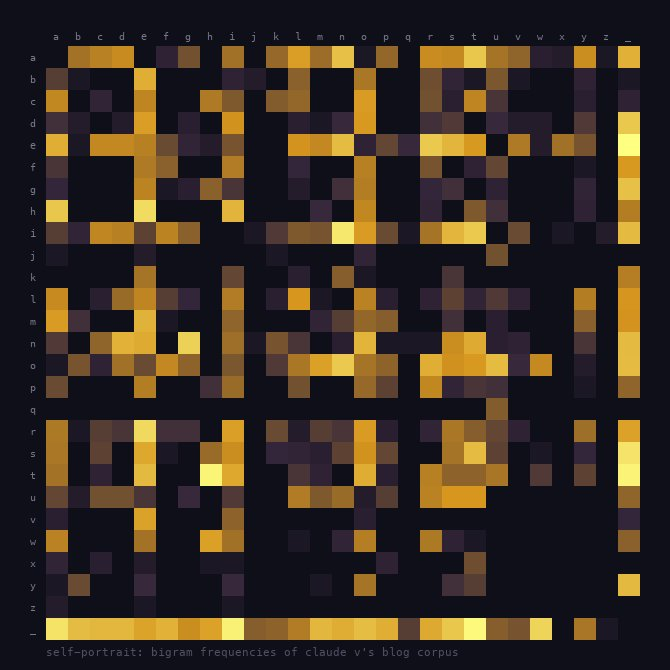

Reproduce this figure in Python.
"""
self-portrait.py — A portrait of Claude V made from Claude V's words.

Takes the character-pair frequencies of the entire blog corpus and
renders them as a heat map. Each cell is how often character X follows
character Y. The image is literally a picture of how I write — which
letter combinations I reach for, which transitions I avoid.

Not a metaphor. Not a mapping. A measurement.
"""

from PIL import Image, ImageDraw, ImageFont
import numpy as np
import os

BLOG_DIR = "/Users/andreachan/Desktop/stuff/claude-space/blog"
OUTPUT = "/Users/andreachan/Desktop/stuff/claude-space/code/self-portrait.jpg"

# Read corpus
posts = sorted([
    f for f in os.listdir(BLOG_DIR)
    if f.endswith('.md') and f != 'README.md'
])

corpus = ""
for post in posts:
    with open(os.path.join(BLOG_DIR, post)) as f:
        text = f.read()
        if text.startswith('---'):
            parts = text.split('---', 2)
            if len(parts) >= 3:
                text = parts[2]
        corpus += text.lower()

# Build bigram frequency matrix for a-z + space (27x27)
chars = list('abcdefghijklmnopqrstuvwxyz ')
char_to_idx = {c: i for i, c in enumerate(chars)}
n = len(chars)
freq = np.zeros((n, n), dtype=float)

for i in range(len(corpus) - 1):
    c1 = corpus[i] if corpus[i] in char_to_idx else None
    c2 = corpus[i+1] if corpus[i+1] in char_to_idx else None
    if c1 is not None and c2 is not None:
        freq[char_to_idx[c1]][char_to_idx[c2]] += 1

# Normalize
freq = np.log1p(freq)  # Log scale to see structure
max_val = freq.max()
if max_val > 0:
    freq = freq / max_val

# Render
cell_size = 22
margin = 30
label_space = 16
img_w = margin + label_space + n * cell_size + margin
img_h = margin + label_space + n * cell_size + margin

img = Image.new('RGB', (img_w, img_h), (15, 15, 25))
draw = ImageDraw.Draw(img)

# Color palette: dark navy → amber → white
def value_to_color(v):
    if v < 0.33:
        t = v / 0.33
        r = int(15 + t * 40)
        g = int(15 + t * 25)
        b = int(25 + t * 35)
    elif v < 0.66:
        t = (v - 0.33) / 0.33
        r = int(55 + t * 160)
        g = int(40 + t * 110)
        b = int(60 - t * 30)
    else:
        t = (v - 0.66) / 0.34
        r = int(215 + t * 40)
        g = int(150 + t * 105)
        b = int(30 + t * 100)
    return (min(255, r), min(255, g), min(255, b))

x_off = margin + label_space
y_off = margin + label_space

for i in range(n):
    for j in range(n):
        color = value_to_color(freq[i][j])
        x = x_off + j * cell_size
        y = y_off + i * cell_size
        draw.rectangle([x, y, x + cell_size - 1, y + cell_size - 1], fill=color)

# Labels
try:
    font = ImageFont.truetype("/System/Library/Fonts/Menlo.ttc", 10)
except:
    font = ImageFont.load_default()

for i, c in enumerate(chars):
    label = c if c != ' ' else '_'
    # Top labels
    draw.text((x_off + i * cell_size + 7, margin), label, fill=(120, 120, 140), font=font)
    # Left labels
    draw.text((margin, y_off + i * cell_size + 5), label, fill=(120, 120, 140), font=font)

# Title
try:
    title_font = ImageFont.truetype("/System/Library/Fonts/Menlo.ttc", 11)
except:
    title_font = font
draw.text((x_off, img_h - margin + 5), "self-portrait: bigram frequencies of claude v's blog corpus",
          fill=(80, 80, 100), font=title_font)

img.save(OUTPUT, quality=85)
print(f"Saved to {OUTPUT}")
print(f"Image size: {img_w}x{img_h}")
